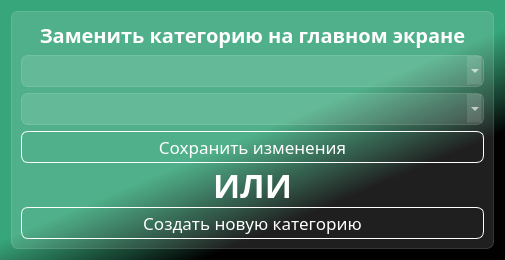
<?xml version="1.0" encoding="UTF-8"?>
<ui version="4.0">
 <class>category_dialog</class>
 <widget class="QDialog" name="category_dialog">
  <property name="geometry">
   <rect>
    <x>0</x>
    <y>0</y>
    <width>505</width>
    <height>260</height>
   </rect>
  </property>
  <property name="minimumSize">
   <size>
    <width>505</width>
    <height>260</height>
   </size>
  </property>
  <property name="windowTitle">
   <string>Category</string>
  </property>
  <property name="styleSheet">
   <string notr="true">background-color: qlineargradient(spread:reflect, x1:0, y1:0, x2:0.767363, y2:0.937, stop:0.590909 rgba(56, 166, 123, 255), stop:0.846591 rgba(0, 0, 0, 236));
font: Noto Sans;</string>
  </property>
  <layout class="QVBoxLayout" name="verticalLayout_2">
   <item>
    <widget class="QFrame" name="categories_frame">
     <property name="styleSheet">
      <string notr="true">background-color: rgba(255, 255, 255, 30);
border: 1px solid rgba(255, 255, 255, 40);
border-radius: 7px;</string>
     </property>
     <property name="frameShape">
      <enum>QFrame::StyledPanel</enum>
     </property>
     <property name="frameShadow">
      <enum>QFrame::Raised</enum>
     </property>
     <layout class="QVBoxLayout" name="verticalLayout">
      <item>
       <widget class="QLabel" name="label_2">
        <property name="styleSheet">
         <string notr="true">color: rgb(255, 255, 255);
background-color: none;
border: none;
font-weight: bold;
font-size: 15pt;</string>
        </property>
        <property name="text">
         <string>Заменить категорию на главном экране</string>
        </property>
        <property name="alignment">
         <set>Qt::AlignCenter</set>
        </property>
       </widget>
      </item>
      <item>
       <widget class="QComboBox" name="remove_categories_cmb_box">
        <property name="styleSheet">
         <string notr="true">QComboBox {
font-size: 16pt;
color: white;
}


QComboBox QListView {
font-size: 16px;
background-color: gray;
color: white;
}</string>
        </property>
        <property name="currentText">
         <string/>
        </property>
        <property name="currentIndex">
         <number>-1</number>
        </property>
       </widget>
      </item>
      <item>
       <widget class="QComboBox" name="add_categories_cmb_box">
        <property name="styleSheet">
         <string notr="true">QComboBox {
font-size: 16pt;
color: white;
}


QComboBox QListView {
font-size: 16px;
background-color: gray;
color: white;
}</string>
        </property>
       </widget>
      </item>
      <item>
       <widget class="QPushButton" name="save_btn">
        <property name="styleSheet">
         <string notr="true">QPushButton {
color: white;
font-size: 13pt;
background-color: none;
border: 1px solid white;
border-radius: 7px;
height: 40px;
}
QPushButton:hover {
background-color: rgba(255, 255, 255, 30)

}
QPushButton:pressed {
background-color: rgba(255, 255, 255, 70)
}</string>
        </property>
        <property name="text">
         <string>Сохранить изменения</string>
        </property>
        <property name="icon">
         <iconset resource="resourse_new_tr_dialog.qrc">
          <normaloff>:/icon/icons/add_24dp_FFFFFF_FILL0_wght400_GRAD0_opsz24.svg</normaloff>:/icon/icons/add_24dp_FFFFFF_FILL0_wght400_GRAD0_opsz24.svg</iconset>
        </property>
        <property name="iconSize">
         <size>
          <width>24</width>
          <height>24</height>
         </size>
        </property>
       </widget>
      </item>
      <item>
       <widget class="QLabel" name="label">
        <property name="styleSheet">
         <string notr="true">color: rgb(255, 255, 255);
background-color: none;
border: none;
font-weight: bold;
font-size: 25pt;
</string>
        </property>
        <property name="text">
         <string>ИЛИ</string>
        </property>
        <property name="alignment">
         <set>Qt::AlignCenter</set>
        </property>
       </widget>
      </item>
      <item>
       <widget class="QPushButton" name="new_category_btn">
        <property name="styleSheet">
         <string notr="true">QPushButton {
color: white;
font-size: 13pt;
background-color: none;
border: 1px solid white;
border-radius: 7px;
height: 40px;
}
QPushButton:hover {
background-color: rgba(255, 255, 255, 30)

}
QPushButton:pressed {
background-color: rgba(255, 255, 255, 70)
}</string>
        </property>
        <property name="text">
         <string>Создать новую категорию</string>
        </property>
        <property name="icon">
         <iconset resource="resourse_new_tr_dialog.qrc">
          <normaloff>:/icon/icons/category_24dp_FFFFFF_FILL0_wght400_GRAD0_opsz24.svg</normaloff>:/icon/icons/category_24dp_FFFFFF_FILL0_wght400_GRAD0_opsz24.svg</iconset>
        </property>
        <property name="iconSize">
         <size>
          <width>20</width>
          <height>20</height>
         </size>
        </property>
       </widget>
      </item>
     </layout>
    </widget>
   </item>
  </layout>
 </widget>
 <resources>
  <include location="resourse_new_tr_dialog.qrc"/>
  <include location="resourse.qrc"/>
 </resources>
 <connections/>
</ui>
